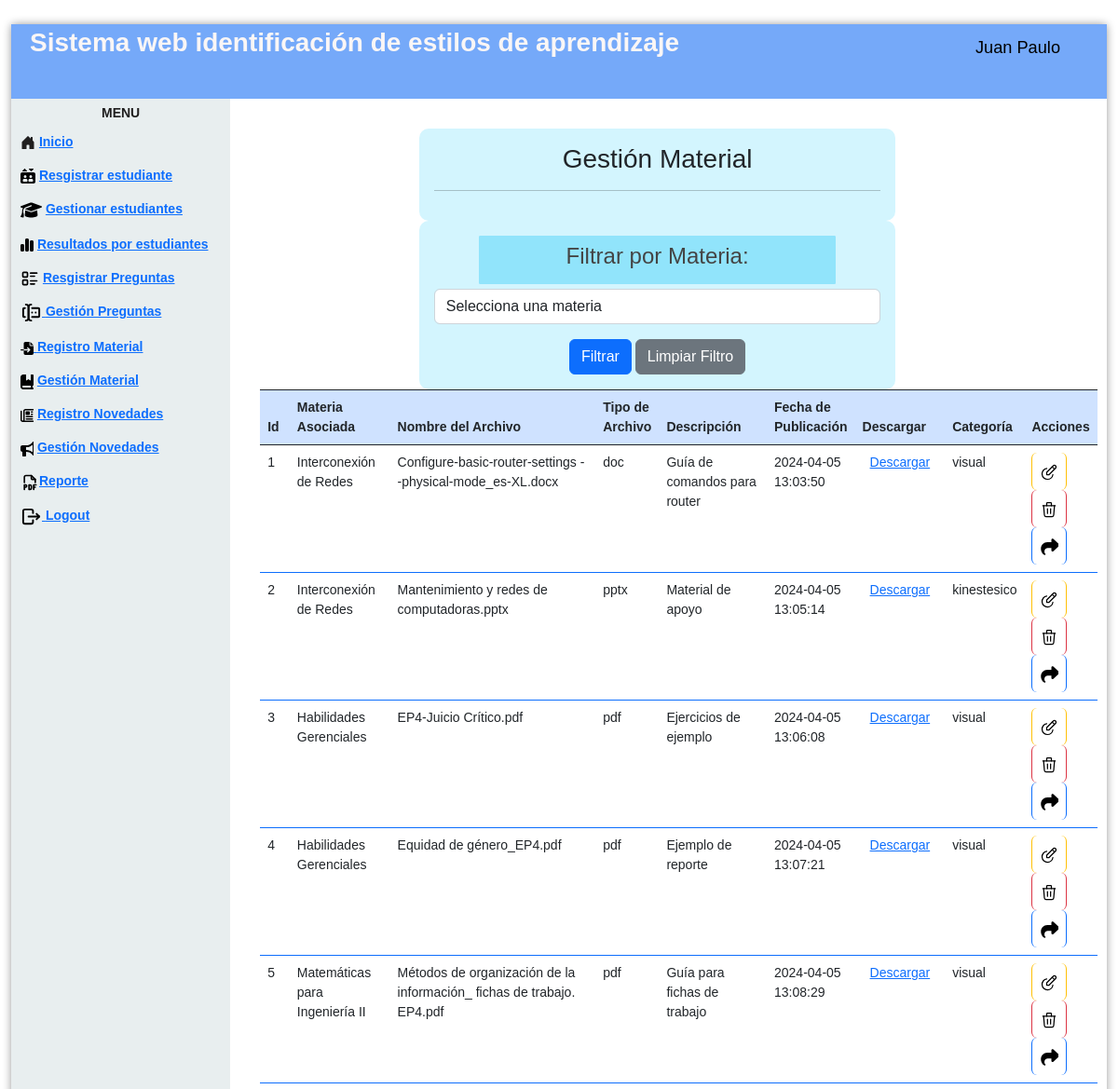
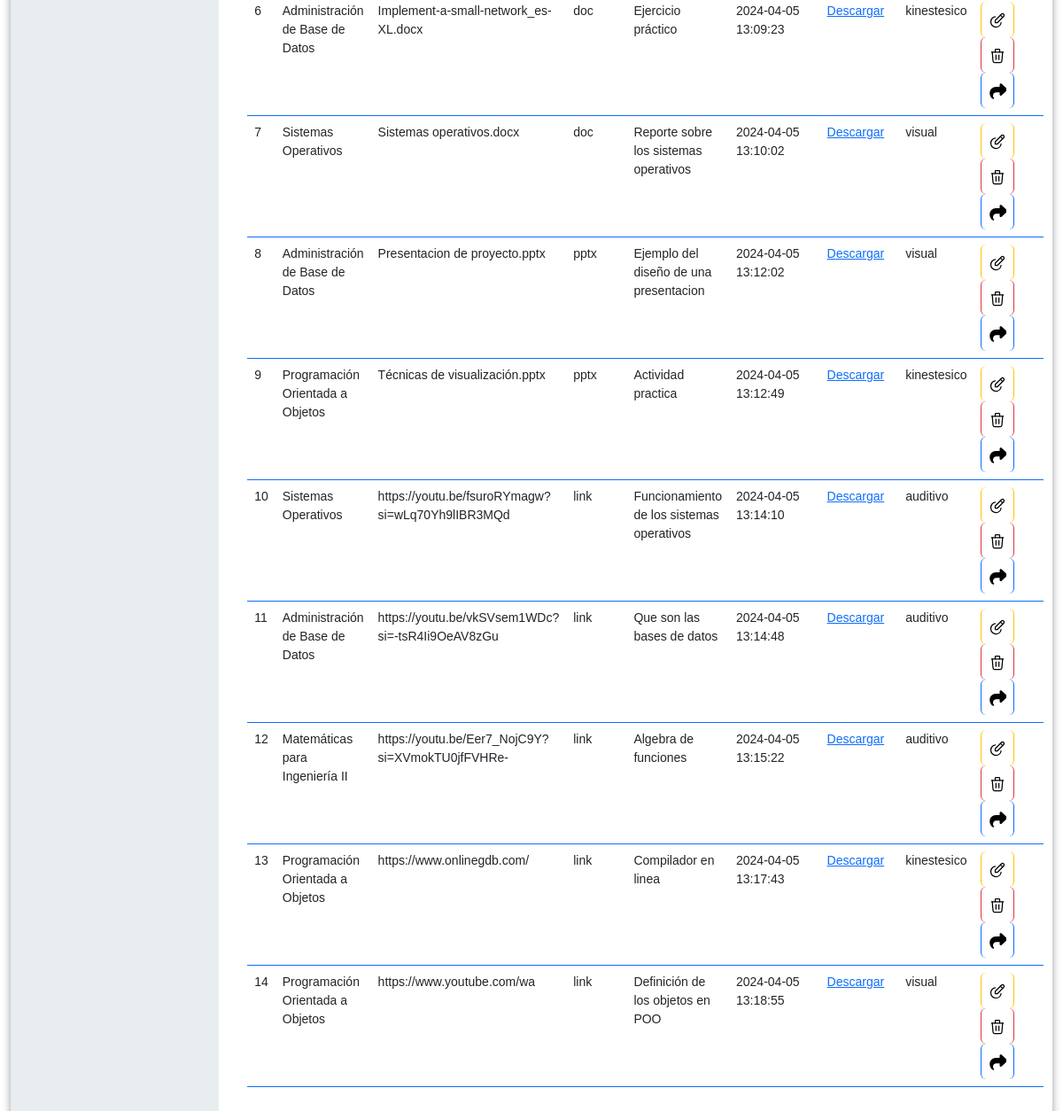
Page /gestionMaterialProfe.php (signed in) on the committed database (2 pictures, top to bottom).
### tables this page shows
CREATE TABLE `material_didactico` (
  `idMaterial` int(11) NOT NULL,
  `tipo` varchar(15) NOT NULL,
  `titulo` varchar(120) NOT NULL,
  `descripción` varchar(100) NOT NULL,
  `fechaPublicacion` timestamp NOT NULL DEFAULT current_timestamp(),
  `materia_asosiada` varchar(45) NOT NULL,
  `categoria` varchar(45) NOT NULL
);

### gestionMaterialProfe.php (the view, shortened to what this page needs)
<!DOCTYPE html>
<html lang="en">
   <head>
      <link href="https://cdn.jsdelivr.net/npm/bootstrap@5.2.2/dist/css/bootstrap.min.css" rel="stylesheet">
      <link href='css/nav.css' rel='stylesheet' type='text/css'>
      <link href='css/formulario.css' rel='stylesheet' type='text/css'>
   </head>
   <body>
      <div class="page">
         <div class="pageHeader">
            <div class="title">Sistema web identificación de estilos de aprendizaje</div>
            <div class="userPanel"><span class="username" style="color:#000000";><i class="fa-solid fa-user-large"></i></svg>
               <?php   echo  $_SESSION["nombre"];
                  ?></span>
            </div>
         </div>
         <div class="main">
            <div class="nav">
               <div class="menu">
                  <div class="title">
                     <center>Menu</center>
                  </div>
                  <ul>
                     <li>
                        <a href="controlador/loginrol.php"> Inicio
                        <a>
                     </li>
                     <li>
                     <a href="registroEstudiante.php"> Resgistrar estudiante<a></li>
                     <li>
                     <a href="gestionEsProfe.php"> Gestionar estudiantes<a></li>
                     <li>
                     <a href="estudiantesGraficasProfe.php"> Resultados por estudiantes<a></li>
                     <li>   <a href="registroPreguntaProfe.php"> Resgistrar Preguntas<a></li>
                     <li><a href="gestionPreguntasProfe.php"> Gestión Preguntas<a></li>
                     <li>
                     <a href="registroMaterialProfe.php"> Registro Material<a>
                     </li>
                     <li> <a href="gestionMaterialProfe.php">  Gestión Material<a> </li>
                     <li> <a href="registroNovedad.php"> Registro Novedades<a></li>
                     <li> <a href="gestionNovedades.php"> Gestión Novedades<a></li>
                     <li><a href="formularioReporteP.php">Reporte<a></li>
                     <li><a href="controlador/cerrarsesion.php"> Logout<a></li>
                  </ul>
               </div>
            </div>
            <div class="view col-12 p-3 ">
            <div class="container-fluid row">
            <div class="col-12 p-3">
            <form action="" method="get" class="col-10 p-3 m-auto formulario">
            <h3>Gestión Material</h3>
            <hr    color="#000000";>
            </form>
            <?php
               include "modelo/conexion.php";
               if (isset($_GET['materia'])) {
                   $filtro_materia = $_GET['materia'];
                   $query = "SELECT * FROM material_didactico WHERE materia_asosiada = '$filtro_materia' ORDER BY fechaPublicacion ASC";
               } else {
                   $query = "SELECT * FROM material_didactico ORDER BY fechaPublicacion ASC";
               }
               $resultado = mysqli_query($conexion, $query);
               ?>
            <form method="GET" action="" class="col-10 p-3 m-auto formulario">
            <div class="mb-3">
            <label for="materia" class="input_textual"><h4>Filtrar por Materia:</h4></label>
            <select class="form-control" id="materia" name="materia" required>
            <option value="">Selecciona una materia</option>
            </select>
            </div>
            <button type="submit" class="btn btn-primary">Filtrar</button>
            <a href="?clear=true" class="btn btn-secondary">Limpiar Filtro</a>
            </form>
            <table class="table">
            <thead class="table bg-light text-dark table-striped table-bordered border-dark table-primary">
            <tr>
            <th scope="col">Id </th>
            <th scope="col">Materia Asociada</th>
            <th scope="col">Nombre del Archivo</th>
            <th scope="col">Tipo de Archivo</th>
            <th scope="col">Descripción</th>
            <th scope="col">Fecha de Publicación</th>
            <th scope="col">Descargar</th>
            <th scope="col">Categoría</th>
            <th scope="col">Acciones</th>
            </tr>
            </thead>
            <tbody class="table table table-striped table-hover table-bordered border-primary">
            <?php
               while ($fila = mysqli_fetch_assoc($resultado)) {
                 $nombre = $fila['idMaterial'];
                   echo '<tr>';
                   echo '<td>' . $fila['idMaterial'] . '</td>';
                   echo '<td>' . $fila['materia_asosiada'] . '</td>';
                   echo '<td>' . $fila['titulo'] . '</td>';
                   echo '<td>' . $fila['tipo'] . '</td>';
                   echo '<td>' . $fila['descripción'] . '</td>';
                   echo '<td>' . $fila['fechaPublicacion'] . '</td>';
                   $ruta_archivo = 'material/' . $fila['titulo'];
                   echo '<td><a href="' . $ruta_archivo . '" download>Descargar</a></td>';
                   echo '<td>' . $fila['categoria'] . '</td>';
                   ?>
            <td>
            <a href="modificacionMaterialProfe.php?id=<?= $nombre ?>" class="btn btn-small btn-warning">
            </a>
            <a onclick="return eliminar()" href="gestionMaterialProfe.php?id=<?= $nombre ?>"  class="btn btn-small btn-danger" >
            </a>
            <a href="compartirMaterial.php?id=<?= $nombre ?>" class="btn btn-small btn btn-primary">
            </a>
            </td>
            <?php
               echo '</tr>';
               }
               ?>
            </tbody>
            </table>
            </div>
            </div>
            </div>
         </div>
      </div>
   </body>
</html>

### css/nav.css (style rules this page uses)
html { background-image: url(http://www.ultraimg.com/images/2UeGfhZ.jpg); }
body { padding: 0px; margin: 0px; font-family: "Open Sans"; font-size: 14px; }
.page { position: absolute; width: 98%; height: 98%; left: 1%; top: 1%; background-color: rgba(255, 255, 255, 0.7); -moz-border-radius: 4px; -webkit-border-radius: 4px; border-radius: 4px; -moz-box-shadow: 0 0 10px 0 rgba(0, 0, 0, 0.4); -webkit-box-shadow: 0 0 10px 0 rgba(0, 0, 0, 0.4); box-shadow: 0 0 10px 0 rgba(0, 0, 0, 0.4); }
.pageHeader { width: 100%; height: 80px; line-height: 50px; background-color: #75a9f9; color: rgb(250, 246, 246); -moz-box-sizing: border-box; -webkit-box-sizing: border-box; box-sizing: border-box; padding: 5px 20px; vertical-align: middle; }
.pageHeader .title { width: 70%; float: left; line-height: 30px; font-size: 2em; font-weight: 700; }
.pageHeader .userPanel { width: 30%; float: right; }
.pageHeader .userPanel .username { float: right; line-height: 40px; padding: 0px 20px; font-weight: 400; font-size: 1.3em; color:#201f1f; }
.main { position: relative; width: 100%; height: 100%; clear: both; background-color: white; }
.main .nav { width: 20%; height: 100%; float: left; background-color: rgba(227, 234, 235, 0.8); }
.main .nav .menu { width: 100%; margin: 5px; color: #201f1f; }
.main .nav .menu .title { font-weight: 700; font-size: 1em; text-transform: uppercase; }
.main .nav .menu ul { padding-left: 0px; }
.main .nav .menu ul li { cursor: pointer; list-style: none; margin: 5px 0px; padding: 5px 0px; font-weight: 600; margin-right: 10px; padding-left: 5px; -moz-border-radius: 4px; -webkit-border-radius: 4px; border-radius: 4px; transition: 0.25s all; }
.main .view { position: relative; overflow: hidden; }
.main .view ,img { float: right; padding-top: 3%; width: 80%; }
.view ,table { align-items: center; }

### css/formulario.css (style rules this page uses)
* { transition: .4s; box-sizing: border-box; font-family: 'arial'; }
body { background: rgba(255, 255, 255, 0.8); }
.formulario { width: 60%; margin: auto; text-align: center; background: #4dd7fa3f; padding-top: 30px; border-radius: 10px; }
.formulario .input_textual { display: block; padding: 7px 7px; margin: auto; margin-bottom: 5px; width: 80%; border: 1px solid #91e4fb; border-radius: 1px; color: #444; font-size: 0.8em; background:#91e4fb; }

### rows in the picture
material_didactico: idMaterial "1", materia_asosiada "Interconexión de Redes", titulo "Configure-basic-router-settings - -physical-mode_es-XL.docx", tipo "doc", descripción "Guía de comandos para router", fechaPublicacion "2024-04-05 13:03:50", categoria "visual"
material_didactico: idMaterial "2", materia_asosiada "Interconexión de Redes", titulo "Mantenimiento y redes de computadoras.pptx", tipo "pptx", descripción "Material de apoyo", fechaPublicacion "2024-04-05 13:05:14", categoria "kinestesico"
material_didactico: idMaterial "3", materia_asosiada "Habilidades Gerenciales", titulo "EP4-Juicio Crítico.pdf", tipo "pdf", descripción "Ejercicios de ejemplo", fechaPublicacion "2024-04-05 13:06:08", categoria "visual"
material_didactico: idMaterial "4", materia_asosiada "Habilidades Gerenciales", titulo "Equidad de género_EP4.pdf", tipo "pdf", descripción "Ejemplo de reporte", fechaPublicacion "2024-04-05 13:07:21", categoria "visual"
material_didactico: idMaterial "5", materia_asosiada "Matemáticas para Ingeniería II", titulo "Métodos de organización de la información_ fichas de trabajo. EP4.pdf", tipo "pdf", descripción "Guía para fichas de trabajo", fechaPublicacion "2024-04-05 13:08:29", categoria "visual"
material_didactico: idMaterial "6", materia_asosiada "Administración de Base de Datos", titulo "Implement-a-small-network_es-XL.docx", tipo "doc", descripción "Ejercicio práctico", fechaPublicacion "2024-04-05 13:09:23", categoria "kinestesico"
material_didactico: idMaterial "7", materia_asosiada "Sistemas Operativos", titulo "Sistemas operativos.docx", tipo "doc", descripción "Reporte sobre los sistemas operativos", fechaPublicacion "2024-04-05 13:10:02", categoria "visual"
material_didactico: idMaterial "8", materia_asosiada "Administración de Base de Datos", titulo "Presentacion de proyecto.pptx", tipo "pptx", descripción "Ejemplo del diseño de una presentacion", fechaPublicacion "2024-04-05 13:12:02", categoria "visual"
material_didactico: idMaterial "9", materia_asosiada "Programación Orientada a Objetos", titulo "Técnicas de visualización.pptx", tipo "pptx", descripción "Actividad practica", fechaPublicacion "2024-04-05 13:12:49", categoria "kinestesico"
material_didactico: idMaterial "10", materia_asosiada "Sistemas Operativos", titulo "https://youtu.be/fsuroRYmagw?si=wLq70Yh9lIBR3MQd", tipo "link", descripción "Funcionamiento de los sistemas operativos", fechaPublicacion "2024-04-05 13:14:10", categoria "auditivo"
material_didactico: idMaterial "11", materia_asosiada "Administración de Base de Datos", titulo "https://youtu.be/vkSVsem1WDc?si=-tsR4Ii9OeAV8zGu", tipo "link", descripción "Que son las bases de datos", fechaPublicacion "2024-04-05 13:14:48", categoria "auditivo"
material_didactico: idMaterial "12", materia_asosiada "Matemáticas para Ingeniería II", titulo "https://youtu.be/Eer7_NojC9Y?si=XVmokTU0jfFVHRe-", tipo "link", descripción "Algebra de funciones", fechaPublicacion "2024-04-05 13:15:22", categoria "auditivo"
material_didactico: idMaterial "13", materia_asosiada "Programación Orientada a Objetos", titulo "https://www.onlinegdb.com/", tipo "link", descripción "Compilador en linea", fechaPublicacion "2024-04-05 13:17:43", categoria "kinestesico"
material_didactico: idMaterial "14", materia_asosiada "Programación Orientada a Objetos", titulo "https://www.youtube.com/wa", tipo "link", descripción "Definición de los objetos en POO", fechaPublicacion "2024-04-05 13:18:55", categoria "visual"

### other values in the picture
$_SESSION["nombre"] "Juan Paulo"
